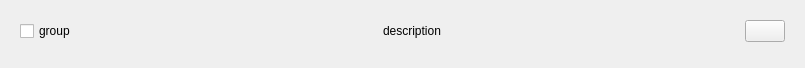
<?xml version="1.0" encoding="UTF-8"?>
<ui version="4.0">
 <class>GroupSelectionWidget</class>
 <widget class="QWidget" name="GroupSelectionWidget">
  <property name="geometry">
   <rect>
    <x>0</x>
    <y>0</y>
    <width>805</width>
    <height>62</height>
   </rect>
  </property>
  <property name="sizePolicy">
   <sizepolicy hsizetype="Preferred" vsizetype="Preferred">
    <horstretch>0</horstretch>
    <verstretch>0</verstretch>
   </sizepolicy>
  </property>
  <property name="windowTitle">
   <string>Frame</string>
  </property>
  <layout class="QVBoxLayout" name="verticalLayout">
   <item>
    <widget class="QWidget" name="widget" native="true">
     <layout class="QHBoxLayout" name="horizontalLayout">
      <item>
       <widget class="QCheckBox" name="group">
        <property name="text">
         <string>group</string>
        </property>
       </widget>
      </item>
      <item>
       <widget class="QLabel" name="description">
        <property name="text">
         <string>description</string>
        </property>
       </widget>
      </item>
      <item>
       <widget class="QPushButton" name="pushButton">
        <property name="sizePolicy">
         <sizepolicy hsizetype="Fixed" vsizetype="Fixed">
          <horstretch>0</horstretch>
          <verstretch>0</verstretch>
         </sizepolicy>
        </property>
        <property name="text">
         <string/>
        </property>
        <property name="icon">
         <iconset resource="../netinstall.qrc">
          <normaloff>:/images/arrow-up.png</normaloff>
          <normalon>:/images/arrow-down.png</normalon>:/images/arrow-up.png</iconset>
        </property>
        <property name="checkable">
         <bool>true</bool>
        </property>
        <property name="checked">
         <bool>false</bool>
        </property>
       </widget>
      </item>
     </layout>
    </widget>
   </item>
   <item>
    <widget class="QTableWidget" name="packageview">
     <property name="enabled">
      <bool>true</bool>
     </property>
     <property name="sizePolicy">
      <sizepolicy hsizetype="Expanding" vsizetype="Maximum">
       <horstretch>0</horstretch>
       <verstretch>0</verstretch>
      </sizepolicy>
     </property>
     <property name="minimumSize">
      <size>
       <width>0</width>
       <height>0</height>
      </size>
     </property>
     <property name="maximumSize">
      <size>
       <width>16777215</width>
       <height>0</height>
      </size>
     </property>
     <property name="editTriggers">
      <set>QAbstractItemView::NoEditTriggers</set>
     </property>
     <property name="tabKeyNavigation">
      <bool>false</bool>
     </property>
     <property name="showDropIndicator" stdset="0">
      <bool>false</bool>
     </property>
     <property name="dragDropOverwriteMode">
      <bool>false</bool>
     </property>
     <property name="selectionMode">
      <enum>QAbstractItemView::NoSelection</enum>
     </property>
     <attribute name="horizontalHeaderVisible">
      <bool>false</bool>
     </attribute>
     <attribute name="verticalHeaderVisible">
      <bool>false</bool>
     </attribute>
    </widget>
   </item>
  </layout>
 </widget>
 <resources>
  <include location="../netinstall.qrc"/>
 </resources>
 <connections>
  <connection>
   <sender>pushButton</sender>
   <signal>toggled(bool)</signal>
   <receiver>packageview</receiver>
   <slot>setVisible(bool)</slot>
   <hints>
    <hint type="sourcelabel">
     <x>772</x>
     <y>25</y>
    </hint>
    <hint type="destinationlabel">
     <x>653</x>
     <y>61</y>
    </hint>
   </hints>
  </connection>
 </connections>
 <slots>
  <signal>toggled(bool)</signal>
 </slots>
</ui>
